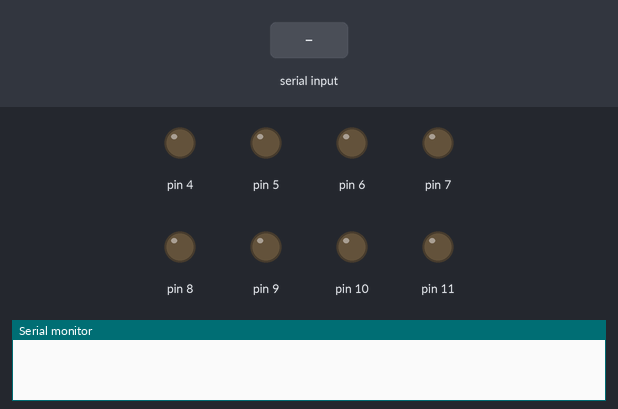
Bench run of a sketch on a simulated Arduino Uno, built with avr-gcc and run on an emulated ATmega328P. On the bench: output pins drawn as LEDs (lit = HIGH), the last lines printed to the serial monitor. Inputs (shaded band) come from the test bench.

Above: at 1.2 s.
1.3 s: "T90\n" received over the second serial link
At 2.5 s:
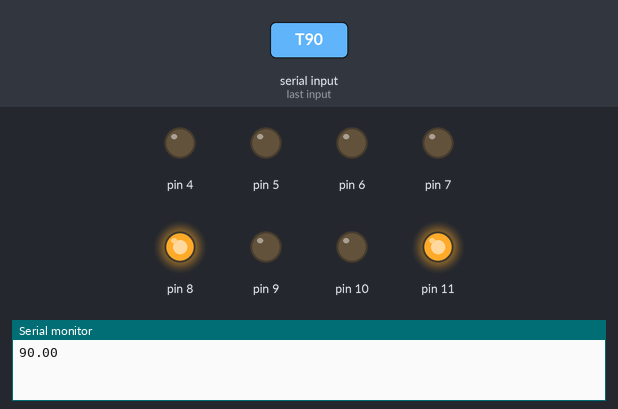
2.8 s: "T,45\n" received over the second serial link
At 3.8 s:
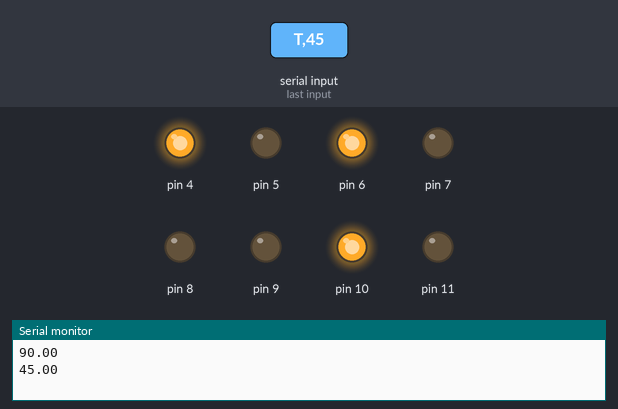
4.3 s: "T" received over the second serial link
At 5.7 s:
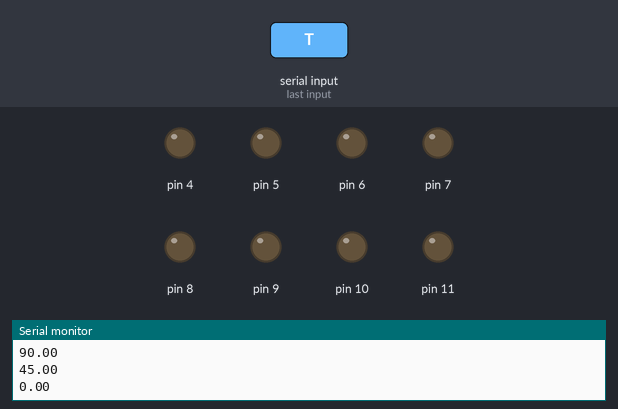
Timing chart, 0 to 7.3 s (numbered marks = the images above; inputs shaded):
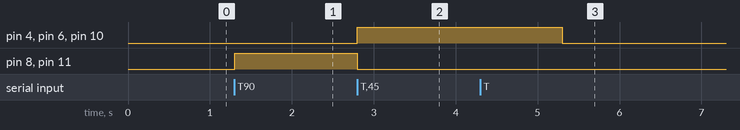

Measured:
- after the input at 1.3 s, pin 8, pin 11: LOW → HIGH at once
- after the input at 2.8 s, pin 4, pin 6, pin 10: LOW → HIGH at once; pin 8, pin 11: HIGH → LOW at once
- after the input at 4.3 s, pin 4, pin 6, pin 10: HIGH → LOW after 1.0 s

The sketch:

transmitter-receiver-temperature.ino
```cpp
#include <SoftwareSerial.h>

SoftwareSerial mySerial(2, 3); // RX, TX

void seg(float number);

void setup() {
  // Initialize software serial at 1200 baud
  mySerial.begin(1200);
  // Initialize hardware serial
  Serial.begin(9600);

  // Set the direction of PORTD and PORTB pins for output
  DDRD = 0xF0;  // Set pins D7-D4 as outputs
  DDRB = 0x0F;  // Set pins B3-B0 as outputs

  // Set the pin used for software serial input
  pinMode(3, INPUT); // Assuming pin 3 is used for software serial input
}

void loop() {
  float temp = 0;
  if (mySerial.available() > 0) { // Check for data
    int a = mySerial.read();

    if (a == 'T') {  // Temperature data is coming next
      temp = mySerial.parseFloat(); // Parse the floating-point temperature value
      Serial.println(temp); // Print the temperature value to the Serial monitor
      seg(temp); // Display the temperature on the 7-segment display
    }
  }
}

void seg(float number) {
  int i = int(number);

  if (i < 10) { // One-digit value
    PORTD = 0;   // Clear PORTD
    PORTB = i;   // Set PORTB with the one-digit value
  }

  if (i >= 10) { // Two-digit value
    PORTD = (i % 10) << 4; // Shift to the higher 4 bits of PORTD
    PORTB = (i / 10);      // Set the tens digit on the lower 4 bits of PORTB
  }
}
```
